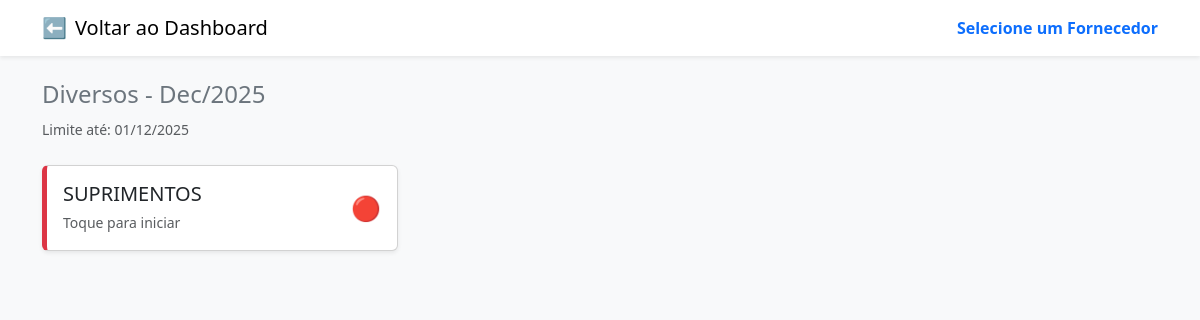
The app's page /pedido/selecao-fabricante/1 (signed in) with its own data.
### app.py (models this page shows)
class Periodo(db.Model):
    id = db.Column(db.Integer, primary_key=True)
    nome = db.Column(db.String(100), nullable=False)
    grupo_filtro = db.Column(db.String(50), nullable=False)
    data_limite = db.Column(db.Date, nullable=False)
    mes = db.Column(db.Integer, nullable=False)
    ano = db.Column(db.Integer, nullable=False)
    ativo = db.Column(db.Boolean, default=True)

class Produto(db.Model):
    id = db.Column(db.Integer, primary_key=True)
    nome = db.Column(db.String(200), nullable=False)
    laboratorio = db.Column(db.String(100), nullable=False)
    grupo = db.Column(db.String(50), default='2.1')
    unidade_caixa = db.Column(db.Integer, default=1)
    preco = db.Column(db.Float, default=0.00)

### app.py (the view)
@app.route('/pedido/selecao-fabricante/<int:periodo_id>')
def selecao_fabricante(periodo_id):
    if 'usuario_id' not in session: return redirect(url_for('login'))
    periodo = Periodo.query.get_or_404(periodo_id)
    laboratorios_db = db.session.query(Produto.laboratorio).filter_by(grupo=periodo.grupo_filtro).distinct().all()
    lista_final = []
    pedido_atual = Pedido.query.filter_by(usuario_id=session['usuario_id'], loja_id=session['loja_id'], periodo_id=periodo.id).order_by(Pedido.id.desc()).first()
    data_formatada = pedido_atual.data_alteracao.strftime('%d/%m às %H:%M') if pedido_atual and pedido_atual.data_alteracao else ""
    for lab in laboratorios_db:
        nome_lab = lab[0]
        status, qtd_itens = 'nao_iniciado', 0
        if pedido_atual:
            qtd_itens = db.session.query(ItemPedido).join(Produto).filter(ItemPedido.pedido_id == pedido_atual.id, Produto.laboratorio == nome_lab).count()
            if qtd_itens > 0: status = 'concluido' if pedido_atual.status == 'Enviado' else 'andamento'
            elif pedido_atual.status == 'Enviado': status = 'concluido'
        lista_final.append({'nome': nome_lab, 'status': status, 'itens': qtd_itens, 'data_hora': data_formatada})
    return render_template('fabricantes.html', lista_fabricantes=lista_final, periodo=periodo)

### templates/fabricantes.html (shortened to what this page needs)
<!DOCTYPE html>
<html lang="pt-br">
<head>
    <link href="https://cdn.jsdelivr.net/npm/bootstrap@5.3.0/dist/css/bootstrap.min.css" rel="stylesheet">
</head>
<body class="bg-light">
    <nav class="navbar navbar-light bg-white shadow-sm mb-4">
        <div class="container">
            <a class="navbar-brand d-flex align-items-center" href="{{ url_for('dashboard_loja') }}">
                <span class="me-2">⬅️</span> Voltar ao Dashboard
            </a>
            <span class="navbar-text fw-bold text-primary">Selecione um Fornecedor</span>
        </div>
    </nav>
    <div class="container">
        <div class="mb-4">
            <h4 class="text-secondary">{{ periodo.nome }}</h4>
            <small class="text-muted">Limite até: {{ periodo.data_limite.strftime('%d/%m/%Y') }}</small>
        </div>
        <div class="row">
            {% for item in lista_fabricantes %}
            <div class="col-md-4 mb-4">
                <a href="{{ url_for('pedido_form', periodo_id=periodo.id, laboratorio=item.nome) }}" class="text-decoration-none text-dark">
                    <div class="card card-fabricante h-100 shadow-sm
                        {% if item.status == 'concluido' %} status-concluido
                        {% elif item.status == 'andamento' %} status-em-andamento
                        {% else %} status-nao-iniciado {% endif %}">
                        <div class="card-body d-flex justify-content-between align-items-center">
                            <div>
                                <h5 class="card-title mb-1">{{ item.nome }}</h5>
                                <small class="text-muted">
                                    {% if item.status == 'concluido' %}
                                        Pedido Finalizado em {{ item.data_hora }}
                                    {% elif item.status == 'andamento' %}
                                        Editado em {{ item.data_hora }} ({{ item.itens }} itens)
                                    {% else %}
                                        Toque para iniciar
                                    {% endif %}
                                </small>
                            </div>
                            <div class="icon-status">
                                {% if item.status == 'concluido' %} 🟢
                                {% elif item.status == 'andamento' %} 🟡
                                {% else %} 🔴 {% endif %}
                            </div>
                        </div>
                    </div>
                </a>
            </div>
            {% endfor %}
        </div>
    </div>
</body>
</html>

### templates/fabricantes.html (style rules this page uses)
.card-fabricante { transition: transform 0.2s; cursor: pointer; border-left: 5px solid #ccc; }
.status-nao-iniciado { border-left-color: #dc3545; }
.icon-status { font-size: 1.5rem; }

### records on screen
Periodo: nome "Diversos - Dec/2025", data_limite "01/12/2025"
Produto: nome "SUPRIMENTOS"
